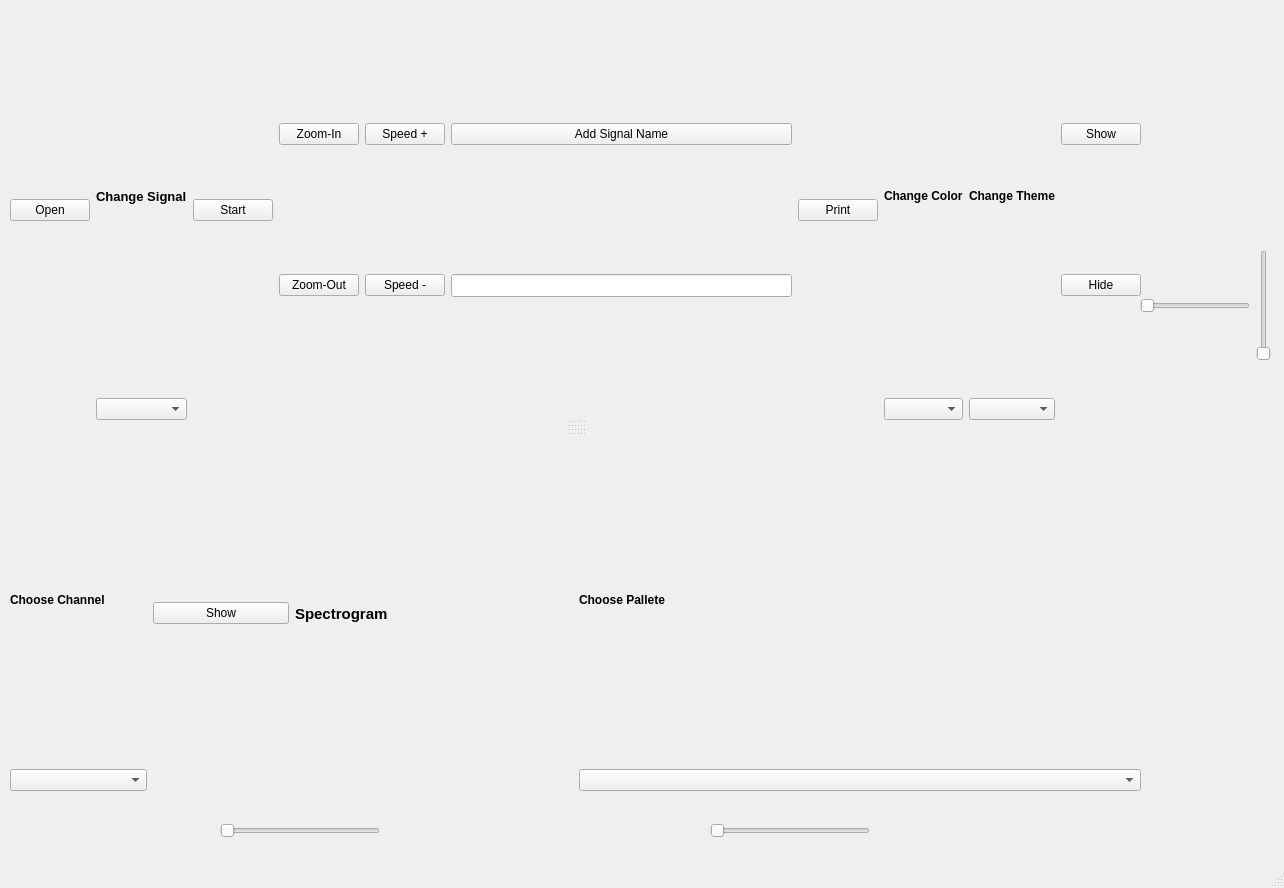
<?xml version="1.0" encoding="UTF-8"?>
<ui version="4.0">
 <class>MainWindow</class>
 <widget class="QMainWindow" name="MainWindow">
  <property name="geometry">
   <rect>
    <x>0</x>
    <y>0</y>
    <width>1284</width>
    <height>888</height>
   </rect>
  </property>
  <property name="windowTitle">
   <string>MainWindow</string>
  </property>
  <widget class="QWidget" name="centralwidget">
   <widget class="QSlider" name="horizontalSlider">
    <property name="geometry">
     <rect>
      <x>220</x>
      <y>820</y>
      <width>160</width>
      <height>22</height>
     </rect>
    </property>
    <property name="orientation">
     <enum>Qt::Horizontal</enum>
    </property>
   </widget>
   <widget class="QSlider" name="horizontalSlider_2">
    <property name="geometry">
     <rect>
      <x>710</x>
      <y>820</y>
      <width>160</width>
      <height>22</height>
     </rect>
    </property>
    <property name="orientation">
     <enum>Qt::Horizontal</enum>
    </property>
   </widget>
   <widget class="QWidget" name="">
    <property name="geometry">
     <rect>
      <x>1140</x>
      <y>250</y>
      <width>131</width>
      <height>111</height>
     </rect>
    </property>
    <layout class="QHBoxLayout" name="horizontalLayout_10">
     <item>
      <widget class="QSlider" name="horizontalSlider_3">
       <property name="orientation">
        <enum>Qt::Horizontal</enum>
       </property>
      </widget>
     </item>
     <item>
      <widget class="QSlider" name="verticalSlider">
       <property name="orientation">
        <enum>Qt::Vertical</enum>
       </property>
      </widget>
     </item>
    </layout>
   </widget>
   <widget class="QSplitter" name="splitter_2">
    <property name="geometry">
     <rect>
      <x>10</x>
      <y>0</y>
      <width>1131</width>
      <height>791</height>
     </rect>
    </property>
    <property name="orientation">
     <enum>Qt::Vertical</enum>
    </property>
    <widget class="QSplitter" name="splitter">
     <property name="orientation">
      <enum>Qt::Vertical</enum>
     </property>
     <widget class="QWidget" name="">
      <layout class="QHBoxLayout" name="horizontalLayout_9">
       <item>
        <layout class="QHBoxLayout" name="horizontalLayout_8">
         <item>
          <layout class="QHBoxLayout" name="horizontalLayout_7">
           <item>
            <layout class="QHBoxLayout" name="horizontalLayout_6">
             <item>
              <layout class="QHBoxLayout" name="horizontalLayout_5">
               <item>
                <layout class="QHBoxLayout" name="horizontalLayout_4">
                 <item>
                  <layout class="QHBoxLayout" name="horizontalLayout_3">
                   <item>
                    <layout class="QHBoxLayout" name="horizontalLayout_2">
                     <item>
                      <layout class="QHBoxLayout" name="horizontalLayout">
                       <item>
                        <widget class="QPushButton" name="pushButton">
                         <property name="styleSheet">
                          <string notr="true"/>
                         </property>
                         <property name="text">
                          <string>Open</string>
                         </property>
                        </widget>
                       </item>
                       <item>
                        <layout class="QVBoxLayout" name="verticalLayout_11">
                         <item>
                          <widget class="QLabel" name="label_2">
                           <property name="font">
                            <font>
                             <pointsize>10</pointsize>
                             <weight>75</weight>
                             <bold>true</bold>
                            </font>
                           </property>
                           <property name="text">
                            <string>Change Signal</string>
                           </property>
                          </widget>
                         </item>
                         <item>
                          <widget class="QComboBox" name="comboBox"/>
                         </item>
                        </layout>
                       </item>
                      </layout>
                     </item>
                     <item>
                      <widget class="QPushButton" name="pushButton_2">
                       <property name="text">
                        <string>Start</string>
                       </property>
                      </widget>
                     </item>
                    </layout>
                   </item>
                   <item>
                    <layout class="QVBoxLayout" name="verticalLayout_4">
                     <item>
                      <widget class="QPushButton" name="pushButton_4">
                       <property name="text">
                        <string>Zoom-In</string>
                       </property>
                      </widget>
                     </item>
                     <item>
                      <widget class="QPushButton" name="pushButton_5">
                       <property name="text">
                        <string>Zoom-Out</string>
                       </property>
                      </widget>
                     </item>
                    </layout>
                   </item>
                  </layout>
                 </item>
                 <item>
                  <layout class="QVBoxLayout" name="verticalLayout_6">
                   <item>
                    <widget class="QPushButton" name="pushButton_19">
                     <property name="text">
                      <string>Speed +</string>
                     </property>
                    </widget>
                   </item>
                   <item>
                    <widget class="QPushButton" name="pushButton_20">
                     <property name="text">
                      <string>Speed -</string>
                     </property>
                    </widget>
                   </item>
                  </layout>
                 </item>
                </layout>
               </item>
               <item>
                <layout class="QVBoxLayout" name="verticalLayout_7">
                 <item>
                  <widget class="QPushButton" name="pushButton_3">
                   <property name="text">
                    <string>Add Signal Name</string>
                   </property>
                  </widget>
                 </item>
                 <item>
                  <widget class="QLineEdit" name="lineEdit">
                   <property name="font">
                    <font>
                     <pointsize>10</pointsize>
                    </font>
                   </property>
                  </widget>
                 </item>
                </layout>
               </item>
              </layout>
             </item>
             <item>
              <widget class="QPushButton" name="pushButton_6">
               <property name="text">
                <string>Print</string>
               </property>
              </widget>
             </item>
            </layout>
           </item>
           <item>
            <layout class="QVBoxLayout" name="verticalLayout_8">
             <item>
              <widget class="QLabel" name="label_3">
               <property name="font">
                <font>
                 <pointsize>9</pointsize>
                 <weight>75</weight>
                 <bold>true</bold>
                </font>
               </property>
               <property name="text">
                <string>Change Color</string>
               </property>
              </widget>
             </item>
             <item>
              <widget class="QComboBox" name="comboBox_3"/>
             </item>
            </layout>
           </item>
          </layout>
         </item>
         <item>
          <layout class="QVBoxLayout" name="verticalLayout_9">
           <item>
            <widget class="QLabel" name="label_4">
             <property name="font">
              <font>
               <pointsize>9</pointsize>
               <weight>75</weight>
               <bold>true</bold>
              </font>
             </property>
             <property name="text">
              <string>Change Theme</string>
             </property>
            </widget>
           </item>
           <item>
            <widget class="QComboBox" name="comboBox_4"/>
           </item>
          </layout>
         </item>
        </layout>
       </item>
       <item>
        <layout class="QVBoxLayout" name="verticalLayout_10">
         <item>
          <widget class="QPushButton" name="pushButton_9">
           <property name="text">
            <string>Show</string>
           </property>
          </widget>
         </item>
         <item>
          <widget class="QPushButton" name="pushButton_10">
           <property name="text">
            <string>Hide</string>
           </property>
          </widget>
         </item>
        </layout>
       </item>
      </layout>
     </widget>
     <widget class="QWidget" name="verticalLayoutWidget">
      <layout class="QVBoxLayout" name="verticalLayout"/>
     </widget>
     <widget class="QWidget" name="verticalLayoutWidget_3">
      <layout class="QVBoxLayout" name="verticalLayout_3"/>
     </widget>
     <widget class="QWidget" name="verticalLayoutWidget_4">
      <layout class="QVBoxLayout" name="verticalLayout_5"/>
     </widget>
    </widget>
    <widget class="QWidget" name="">
     <layout class="QVBoxLayout" name="verticalLayout_14">
      <item>
       <layout class="QHBoxLayout" name="horizontalLayout_13">
        <item>
         <layout class="QHBoxLayout" name="horizontalLayout_12">
          <item>
           <layout class="QHBoxLayout" name="horizontalLayout_11">
            <item>
             <layout class="QVBoxLayout" name="verticalLayout_12">
              <item>
               <widget class="QLabel" name="label_5">
                <property name="font">
                 <font>
                  <pointsize>9</pointsize>
                  <weight>75</weight>
                  <bold>true</bold>
                 </font>
                </property>
                <property name="text">
                 <string>Choose Channel</string>
                </property>
               </widget>
              </item>
              <item>
               <widget class="QComboBox" name="comboBox_2"/>
              </item>
             </layout>
            </item>
            <item>
             <widget class="QPushButton" name="pushButton_7">
              <property name="text">
               <string>Show</string>
              </property>
             </widget>
            </item>
           </layout>
          </item>
          <item>
           <widget class="QLabel" name="label">
            <property name="font">
             <font>
              <pointsize>11</pointsize>
              <weight>75</weight>
              <bold>true</bold>
             </font>
            </property>
            <property name="text">
             <string>Spectrogram</string>
            </property>
           </widget>
          </item>
         </layout>
        </item>
        <item>
         <layout class="QVBoxLayout" name="verticalLayout_13">
          <item>
           <widget class="QLabel" name="label_6">
            <property name="font">
             <font>
              <pointsize>9</pointsize>
              <weight>75</weight>
              <bold>true</bold>
             </font>
            </property>
            <property name="text">
             <string>Choose Pallete</string>
            </property>
           </widget>
          </item>
          <item>
           <widget class="QComboBox" name="comboBox_5"/>
          </item>
         </layout>
        </item>
       </layout>
      </item>
      <item>
       <layout class="QVBoxLayout" name="verticalLayout_2"/>
      </item>
     </layout>
    </widget>
   </widget>
  </widget>
  <widget class="QMenuBar" name="menubar">
   <property name="geometry">
    <rect>
     <x>0</x>
     <y>0</y>
     <width>1284</width>
     <height>26</height>
    </rect>
   </property>
  </widget>
  <widget class="QStatusBar" name="statusbar"/>
 </widget>
 <resources/>
 <connections/>
</ui>
